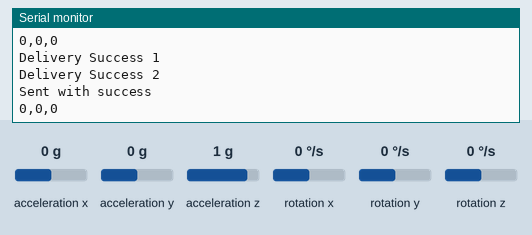
A sketch run on a simulated ESP32. Parts: the last lines printed to the serial monitor. The inputs (shaded band) are chosen by the test bench; at power-on: acceleration x 0 g, acceleration y 0 g, acceleration z 1 g, rotation x 0 °/s, rotation y 0 °/s, rotation z 0 °/s.

Above: at 1.2 s.
1.3 s: acceleration x set to -1.4 g
At 1.8 s:
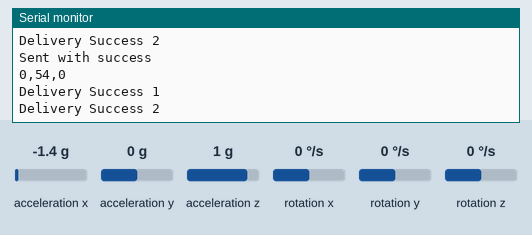
2.8 s: acceleration y set to -1.4 g
At 3.4 s:
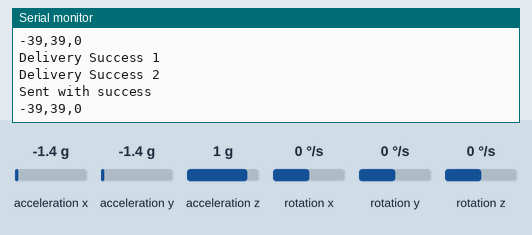
Timing chart, 0 to 3.7 s (numbered marks = the images above; inputs shaded):
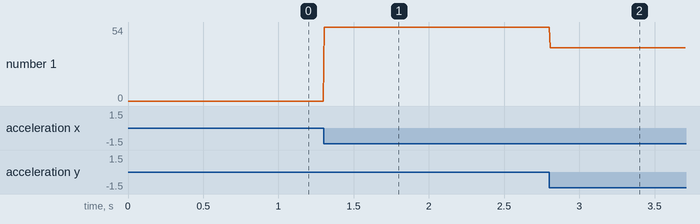

Measured:
- after the input at 1.3 s, the serial monitor: prints a new line at once (image 1)
- after the input at 2.8 s, the serial monitor: prints a new line at once (image 2)
- plotted number 1: 0 → 54 after the input at 1.3 s, 54 → 39 after the input at 2.8 s

The sketch:

no_mac_send.ino
```cpp
#include <Arduino.h>
#include <esp_now.h>
#include "WiFi.h"
#include <MPU6050_tockn.h>
#include <Wire.h>
uint8_t broadcastAddress[] = {0xFF, 0xFF, 0xFF, 0xFF, 0xFF, 0xFF};
int OX, OY, OZ;   // Angle Variables for calculating gyroscope zero error
int X, Y, Z;      // Data Variables for mouse co-ordinates
// Define a struct to hold all the variables
struct SensorData {
  int X;
  int Y;
  int Z;
};
MPU6050 mpu6050(Wire);
void OnDataSent(const uint8_t *mac_addr, esp_now_send_status_t status) {
  Serial.println(status == ESP_NOW_SEND_SUCCESS ? "Delivery Success 1" : "Delivery Fail 1");
  if (status ==0){
    Serial.println("Delivery Success 2");
  }
  else{
    Serial.println("Delivery fail 2");
  }

  Serial.println();
}

void setup()
{

  Serial.begin(115200);

  Serial.println("Starting...\n");

  // Set device as a Wi-Fi Station
  WiFi.mode(WIFI_STA);

  Serial.println(WiFi.macAddress());

  // Init ESP-NOW
  if (esp_now_init() != ESP_OK) {
    Serial.println("Error initializing ESP-NOW");
    for(;;) {      delay(1);  } // do not initialize wait forever
  }

  Serial.println("initialized ESP-NOW");


  // Once ESPNow is successfully Init, we will register for Send CB to
  // get the status of Trasnmitted packet
  esp_now_register_send_cb(OnDataSent);

   // Register peer
  esp_now_peer_info_t peerInfo;
  memcpy(peerInfo.peer_addr, broadcastAddress, 6);
  peerInfo.channel = 0;
  peerInfo.encrypt = false;

   // Add peer
  if (esp_now_add_peer(&peerInfo) != ESP_OK){
    Serial.println("Failed to add peer");
    for(;;) {      delay(1);  } // do not initialize wait forever
  }
  Wire.begin();         // Initialise I2C communication
  mpu6050.begin();      // Initialise Gyro communication
    OX = mpu6050.getAngleX(); // Getting angle X Y Z
  OY = mpu6050.getAngleY();
  OZ = mpu6050.getAngleZ();
}
int ss;

void loop()
{
    ss++;
     mpu6050.update();
  X = mpu6050.getAngleX() - (OX); // Getting angle X Y Z
  Y = mpu6050.getAngleY() - (OY);
  Z = mpu6050.getAngleZ() - (OZ);


  // Create an instance of the struct and assign values
  SensorData sensorData;
  sensorData.X = X;
  sensorData.Y = Y;
  sensorData.Z = Z;


    // Send message via ESP-NOW (size of an int is 4 bytes on ESP32)
    esp_err_t result = esp_now_send(broadcastAddress, (uint8_t *) &sensorData, sizeof(sensorData));

    if (result == ESP_OK) {
      Serial.println("Sent with success");
    }
    else {
      Serial.println("Error sending the data");
    }
     Serial.println(String(sensorData.X) + ',' + String(sensorData.Y) + ',' + String(sensorData.Z));

    //Serial.println(WiFi.macAddress());
    // delay(1000);
}
```
